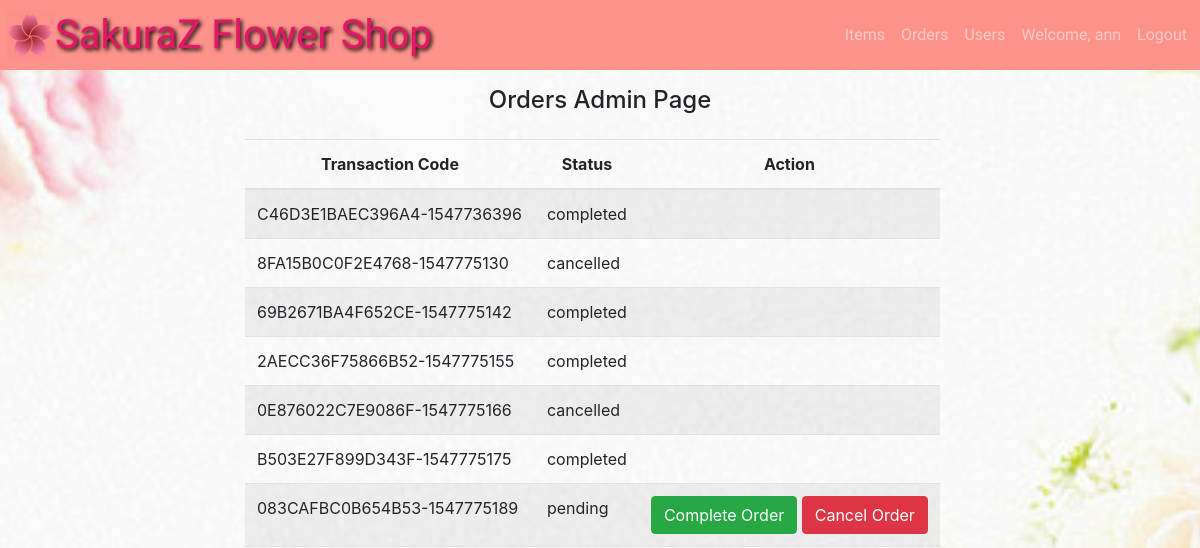
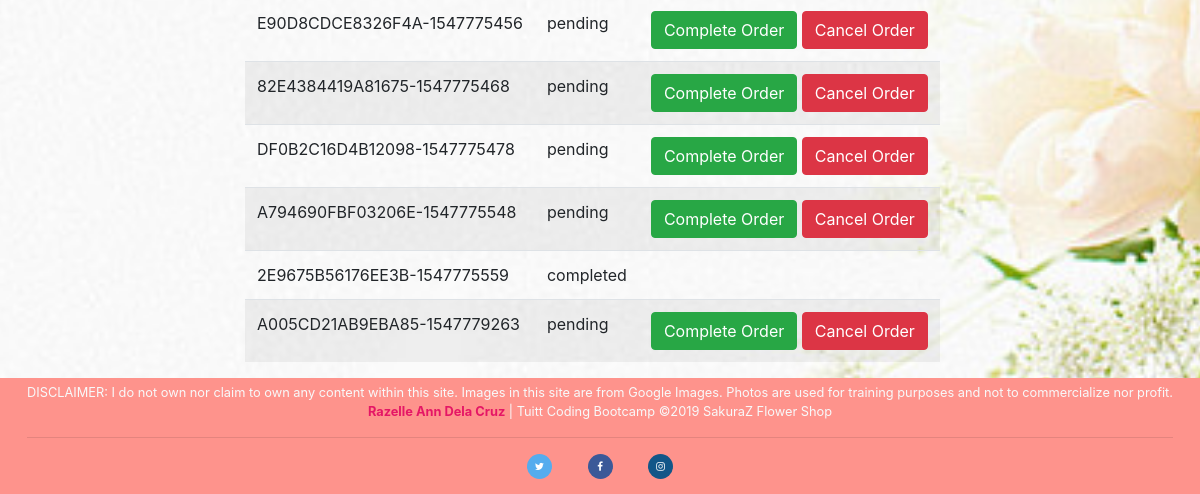
Page /app/views/orders.php (signed in) on the earlier database version (2 pictures, top to bottom).
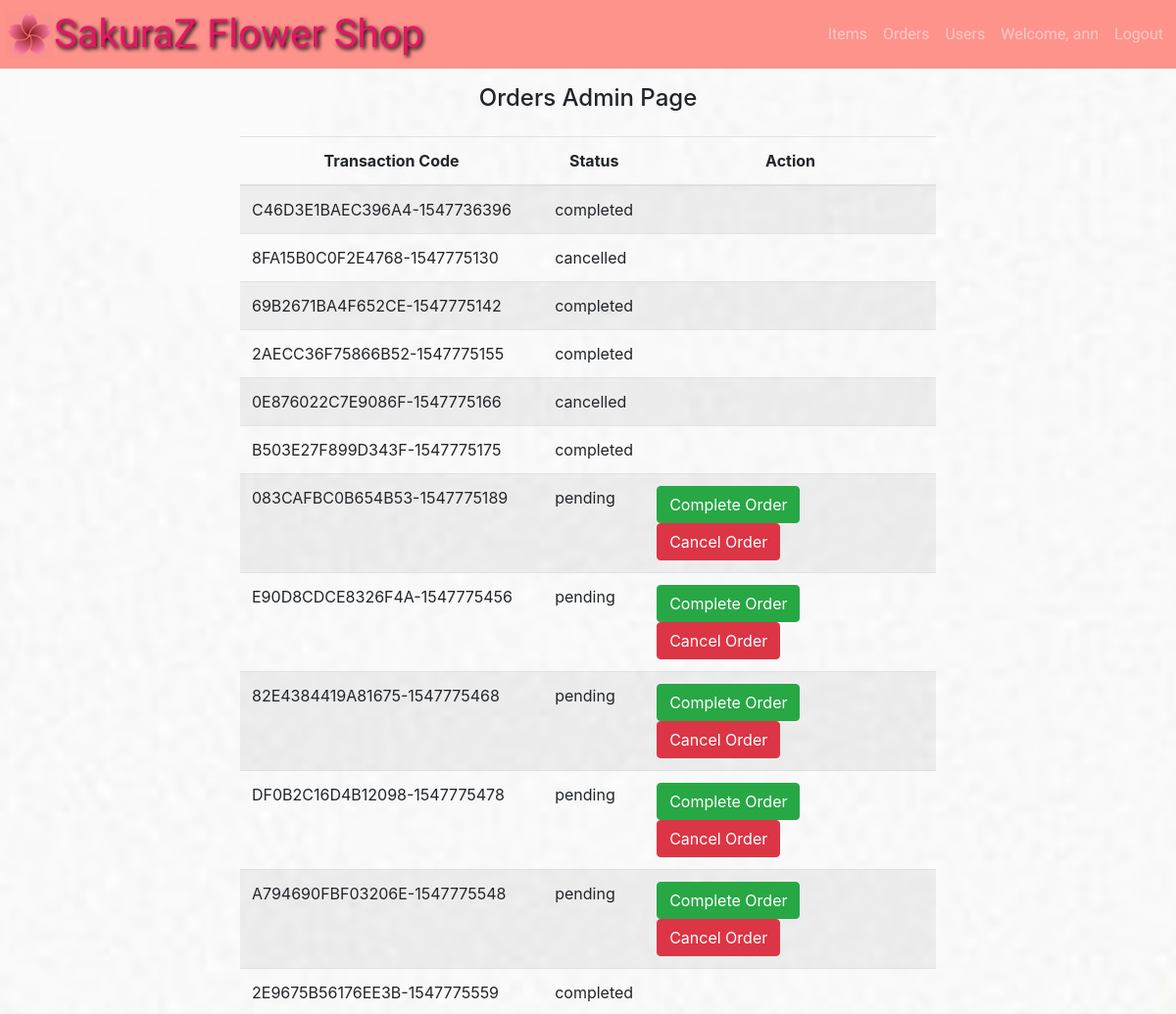
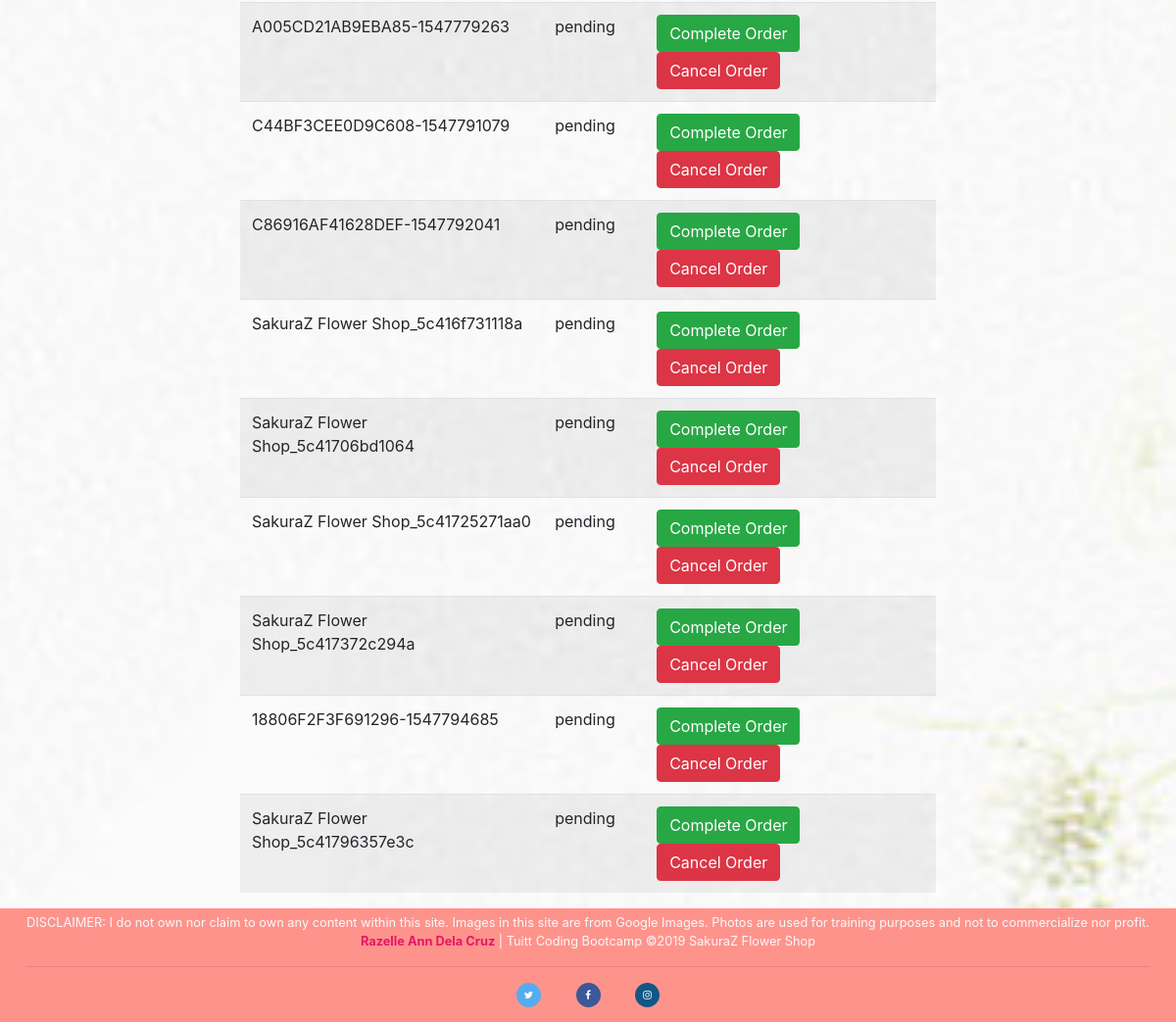
Same page on the later database version (2 pictures, top to bottom).
### tables this page shows
CREATE TABLE `orders` (
  `id` int(11) NOT NULL,
  `user_id` int(11) NOT NULL,
  `transaction_code` varchar(255) NOT NULL,
  `purchase_date` timestamp NOT NULL DEFAULT CURRENT_TIMESTAMP,
  `status_id` int(11) NOT NULL,
  `payment_mode_id` int(11) NOT NULL
);

CREATE TABLE `statuses` (
  `id` int(11) NOT NULL,
  `name` varchar(255) NOT NULL
);

### app/views/orders.php (the view)
<?php require_once "../partials/template.php"; ?>
<?php
function get_page_content() {
	if(isset($_SESSION['user']) && $_SESSION['user']['roles_id'] ==1){
		global $conn;
?>
		<div class="container">
			<h4 class="text-center py-3">Orders Admin Page</h4>
			<div class="row">
				<div class="col-sm-8 offset-sm-2">
					<table class="table table-responsive table-striped">
						<thead>
							<tr class="text-center">
								<th>Transaction Code</th>
								<th>Status</th>
								<th>Action</th>
							</tr>
						</thead>
						<tbody>
							<?php
								$order_query = "SELECT o.id, o.transaction_code, o.status_id, s.name AS status FROM orders o JOIN statuses s ON (o.status_id = s.id);";
								$orders = mysqli_query($conn, $order_query);
								foreach ($orders as $order) {
							?>
								<tr>
									<td><?php echo $order['transaction_code']; ?></td>
									<td><?php echo $order['status']; ?></td>
									<td>
										<?php if($order['status'] == "pending"){ ?>
											<a href="../controllers/complete_order.php?id=<?php echo $order['id']; ?>" class="btn btn-success">Complete Order</a>
											<a href="../controllers/cancel_order.php?id=<?php echo $order['id']; ?>" class="btn btn-danger">Cancel Order</a>
										<?php }; ?>
									</td>
								</tr>
								<?php } ?>
						</tbody>
					</table>
				</div>
			</div>
		</div>
	<?php }else{
		header("Location: ./error.php");
	} ?>
<?php } ?>

### app/partials/template.php (shortened to what this page needs)
<!DOCTYPE html>
<html lang="en">
<head>
	<link rel="stylesheet" href="https://use.fontawesome.com/releases/v5.6.3/css/all.css">
	<link rel="stylesheet" href="https://cdnjs.cloudflare.com/ajax/libs/font-awesome/4.7.0/css/font-awesome.min.css">
  	<link rel="stylesheet" href="https://maxcdn.bootstrapcdn.com/bootstrap/4.1.3/css/bootstrap.min.css">
	<link rel="stylesheet" type="text/css" href="../assets/css/style.css">
</head>
<body>
	<?php
		require_once "header.php";
	 	get_page_content();
		require_once "footer.php";
	?>
</body>
</html>

### app/partials/header.php (shortened to what this page needs)
<nav id="navbar" class="navbar navbar-expand-lg navbar-dark">
	<img class="img-fluid logo" src="../assets/images/sakuraz.png">
	<a class="navbar-brand mr-auto" href="./home.php">SakuraZ Flower Shop</a>
	<div id="navbar-nav" class="collapse navbar-collapse">
		<ul class="navbar-nav ml-auto">
			<?php
			if(!isset($_SESSION['user']) || (isset($_SESSION['user']) && ($_SESSION['user']['roles_id'] == 2))){
			?>
			<li class="nav-item">
				<a class="nav-link" href="./home.php"> Home </a>
			</li>
			<li class="nav-item">
				<a class="nav-link" href="./catalog.php"> Catalog </a>
			</li>
			<li class="nav-item">
				<a class="nav-link" href="./cart.php">Cart <span class="badge bg-danger text-light" id="cart-count">
					<?php
						if (isset($_SESSION['cart'])){
							echo array_sum($_SESSION['cart']);
						} else {
							echo "0";
						}
					?>
				</span></a>
			</li>
		<?php } elseif(isset($_SESSION['user']) && ($_SESSION['user']['roles_id'] == 1)){ ?>
				<li class="nav-item">
					<a class="nav-link" href="./items.php"> Items </a>
				</li>
				<li class="nav-item">
					<a class="nav-link" href="./orders.php"> Orders </a>
				</li>
				<li class="nav-item">
					<a class="nav-link" href="./users.php"> Users </a>
				</li>
		<?php }; ?>
			<?php if(isset($_SESSION["user"])): ?>
				<li class="nav-item">
					<a class="nav-link" href="../views/profile.php">Welcome, <?php echo $_SESSION['user']['firstname']; ?></a>
				</li>
				<li class="nav-item">
					<a class="nav-link" href="../controllers/logout.php"> Logout </a>
				</li>
			<?php endif; ?>
		</ul>
	</div>
</nav>

### app/partials/footer.php (shortened to what this page needs)
<footer id="footer" class="row px-3 justify-content-center text-light">
	<small >
		<div id="disclaimer" class="text-center">
				<span>DISCLAIMER: I do not own nor claim to own any content within this site. Images in this site are from Google Images. Photos are used for training purposes and not to commercialize nor profit.</span>
				<br>
				<a target="_blank" href="https://radelacruz.github.io/portfolio">Razelle Ann Dela Cruz</a> | Tuitt Coding Bootcamp <span class="font-color-main">&copy;2019 SakuraZ Flower Shop</span>
		</div>
		<hr class="footer-hr">
		<div id="social" class="text-center">
			<div>
				<a target="_blank" href="https://www.twitter.com/razelleanndc" class="fa fa-twitter hvr-float mx-3"></a>
				<a target="_blank" href="https://www.facebook.com/razelleanndc" class="fa fa-facebook hvr-float mx-3"></a>
				<a target="_blank" href="https://www.instagram.com/razelleanndc" class="fa fa-instagram hvr-float mx-3"></a>
			</div>
		</div>
	</small>
</footer>

### app/assets/css/style.css (style rules this page uses)
* { padding: 0; margin: 0; box-sizing: border-box; }
#navbar { background-color: #FE938C; padding: 5px; font-family: 'Federant', cursive; }
#navbar > img { size: 50px; }
#navbar> a { color: #E51666; font-family: 'Playball', cursive; font-size: 40px; text-shadow: 2px 2px 4px #000000; padding: 0; }
#footer { background-color: #FE938C; padding: 5px; }
#disclaimer a { text-decoration: none; color: #E51666; font-weight: bolder; }
#social a { text-decoration: none; color: white; }
#social { padding-bottom: 10px; }
.fa { font-size: 10px; width: 25px; text-align: center; text-decoration: none; border-radius: 100%; padding: 7px; height: 25px; }
.fa-twitter { background: #55ACEE; color: white; }
.fa-facebook { background: #3B5998; color: white; }
.fa-instagram { background: #125688; color: white; }
.row { margin-left: 0; margin-right: 0; }
.logo { height: 100%; width: 50px; }
body { height: 100vh; background-image: url(../images/bg2.jpg); background-repeat: no-repeat; background-size: cover; background-attachment: fixed; background-position: center center; -webkit-background-size: cover; -moz-background-size: cover; -o-background-size: cover; }

Differences in the rows shown:
added orders: transaction_code "C44BF3CEE0D9C608-1547791079", status.name "pending"
added orders: transaction_code "C86916AF41628DEF-1547792041", status.name "pending"
added orders: transaction_code "SakuraZ Flower Shop_5c416f731118a", status.name "pending"
added orders: transaction_code "SakuraZ Flower Shop_5c41706bd1064", status.name "pending"
added orders: transaction_code "SakuraZ Flower Shop_5c41725271aa0", status.name "pending"
added orders: transaction_code "SakuraZ Flower Shop_5c417372c294a", status.name "pending"
added orders: transaction_code "18806F2F3F691296-1547794685", status.name "pending"
added orders: transaction_code "SakuraZ Flower Shop_5c41796357e3c", status.name "pending"
